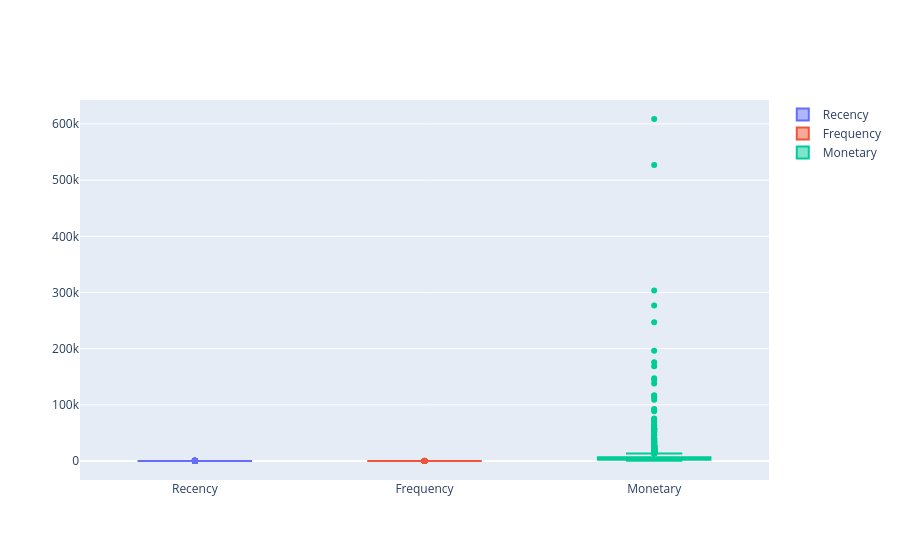

Notebook code cell kept with this figure:
### Code cell
#Box plot for champion 
fig = go.Figure()
fig.add_trace(go.Box(y=champion_segment['Recency'], name='Recency'))
fig.add_trace(go.Box(y=champion_segment['Frequency'], name='Frequency'))
fig.add_trace(go.Box(y=champion_segment['Monetary'], name='Monetary'))

### Figure 1 — Plotly figure (JSON) as saved in the notebook; plotly's stock layout.template omitted (floating-point values rounded to 4 significant figures; data arrays with more than 128 entries replaced by an {"elided": "..."} marker saying what was removed)
{"data": [{"name": "Recency", "type": "box", "y": {"elided": "1646 int values"}}, {"name": "Frequency", "type": "box", "y": {"elided": "1646 int values"}}, {"name": "Monetary", "type": "box", "y": {"elided": "1646 float values"}}], "layout": {}}
